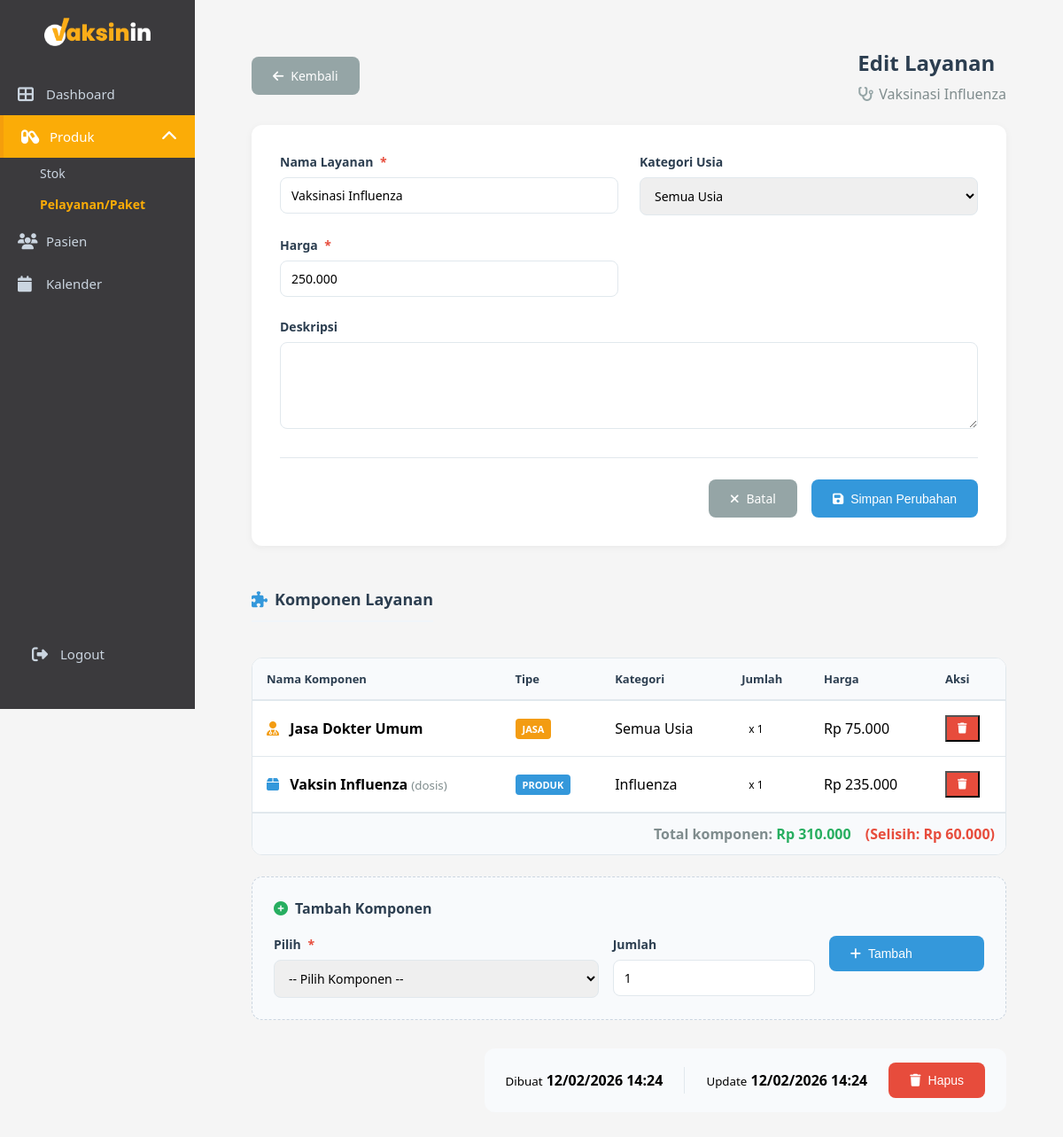
Before: /admin/edit_pelayanan.php?id=6&tipe=pelayanan with the older database file.
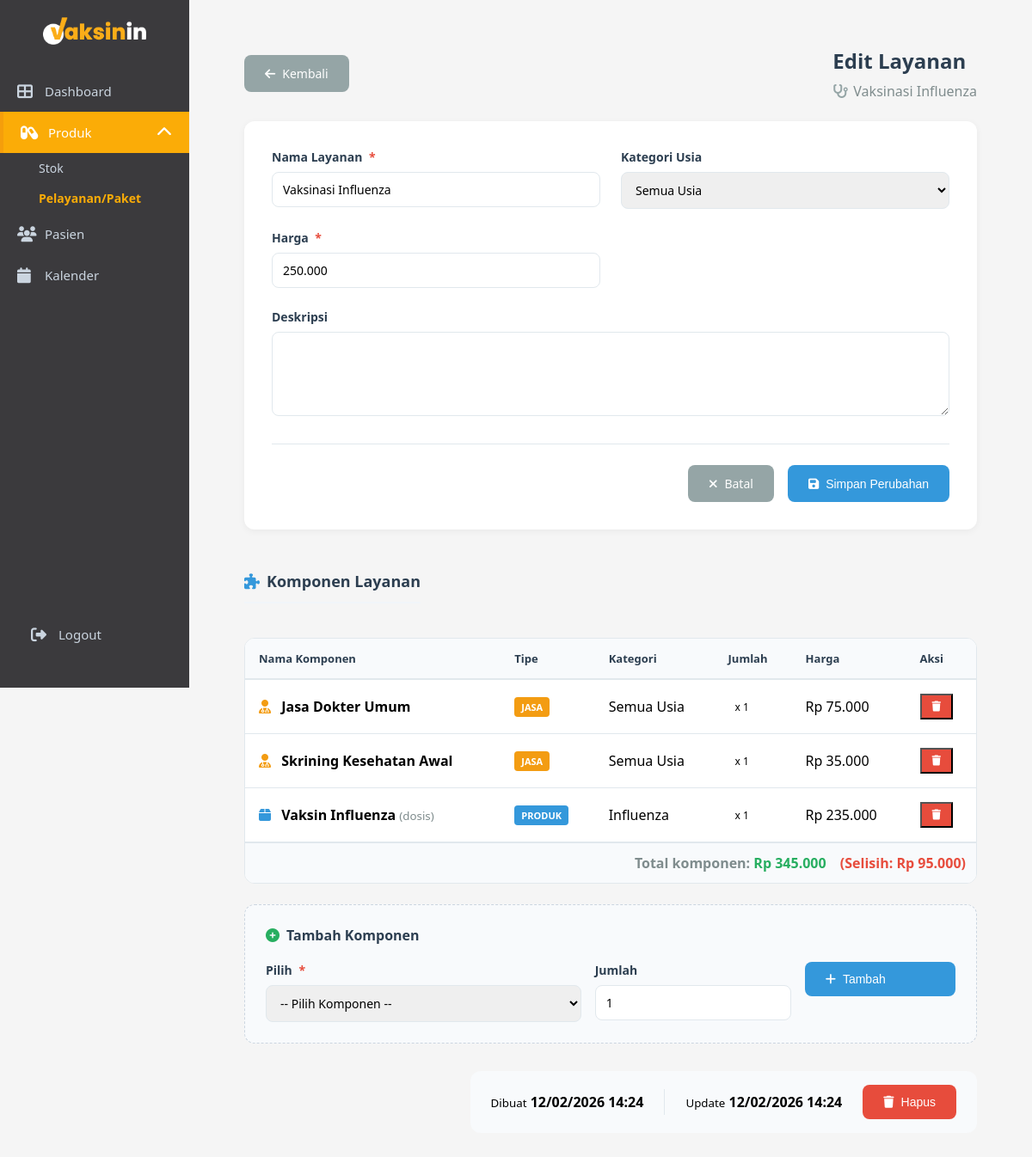
After: the same page with the newer database file.
### tables this page shows
CREATE TABLE `service_jasa_components` (
  `id` int NOT NULL,
  `service_id` int NOT NULL,
  `jasa_id` int NOT NULL,
  `quantity` int DEFAULT '1',
  `created_at` timestamp NULL DEFAULT CURRENT_TIMESTAMP,
  `updated_at` timestamp NULL DEFAULT NULL
);

CREATE TABLE `services` (
  `id` int NOT NULL,
  `kode_layanan` varchar(50) DEFAULT NULL,
  `nama_layanan` varchar(255) NOT NULL,
  `kategori_usia` enum('Anak','Dewasa','Semua Usia') DEFAULT 'Semua Usia',
  `tipe` enum('pelayanan','paket','jasa') NOT NULL,
  `deskripsi` text,
  `harga` int DEFAULT '0',
  `kode_paket` varchar(50) DEFAULT NULL,
  `created_at` timestamp NULL DEFAULT CURRENT_TIMESTAMP,
  `updated_at` timestamp NULL DEFAULT CURRENT_TIMESTAMP ON UPDATE CURRENT_TIMESTAMP
);

CREATE TABLE `service_product_components` (
  `id` int NOT NULL,
  `service_id` int NOT NULL,
  `product_id` int NOT NULL,
  `quantity` int DEFAULT '1',
  `created_at` timestamp NULL DEFAULT CURRENT_TIMESTAMP,
  `updated_at` timestamp NULL DEFAULT NULL
);

CREATE TABLE `products` (
  `id` int NOT NULL,
  `kode_produk` varchar(50) DEFAULT NULL,
  `nama_produk` varchar(255) NOT NULL,
  `kategori` varchar(100) DEFAULT NULL,
  `jenis` varchar(50) DEFAULT NULL,
  `deskripsi` text,
  `satuan` varchar(20) DEFAULT 'dosis',
  `harga` int DEFAULT '0',
  `minimal_stok` int DEFAULT '10',
  `created_at` timestamp NULL DEFAULT CURRENT_TIMESTAMP,
  `updated_at` timestamp NULL DEFAULT CURRENT_TIMESTAMP ON UPDATE CURRENT_TIMESTAMP
);

### admin/edit_pelayanan.php (the view, shortened to what the changed rows need)
<?php
include "../config.php";
$id = $_GET['id'];
$sql = "SELECT * FROM services WHERE id = ?";
$stmt = $conn->prepare($sql);
$stmt->bind_param('i', $id);
$stmt->execute();
$service = $stmt->get_result()->fetch_assoc();
$produk_components = [];
$jasa_components = [];
if ($service['tipe'] === 'pelayanan') {
    $comp_products_sql = "
        SELECT spc.*,
               p.nama_produk as nama_komponen,
               p.kategori as kategori_komponen,
               'produk' as tipe_komponen,
               p.harga as harga_komponen,
               p.satuan
        FROM service_product_components spc
        JOIN products p ON p.id = spc.product_id
        WHERE spc.service_id = ?
        ORDER BY p.nama_produk
    ";
    $comp_products_stmt = $conn->prepare($comp_products_sql);
    if ($comp_products_stmt) {
        $comp_products_stmt->bind_param("i", $service['id']);
        $comp_products_stmt->execute();
        $produk_result = $comp_products_stmt->get_result();
        while ($row = $produk_result->fetch_assoc()) {
            $row['tipe'] = 'produk';
            $row['icon'] = 'fa-box';
            $row['color'] = '#3498db';
            $row['badge'] = 'badge-produk';
            $row['badge_text'] = 'PRODUK';
            $produk_components[] = $row;
        }
    }
    $comp_jasa_sql = "
        SELECT sjc.*,
               s.nama_layanan as nama_komponen,
               s.kategori_usia as kategori_komponen,
               'jasa' as tipe_komponen,
               s.harga as harga_komponen
        FROM service_jasa_components sjc
        JOIN services s ON s.id = sjc.jasa_id
        WHERE sjc.service_id = ?
        ORDER BY s.nama_layanan
    ";
    $comp_jasa_stmt = $conn->prepare($comp_jasa_sql);
    if ($comp_jasa_stmt) {
        $comp_jasa_stmt->bind_param("i", $service['id']);
        $comp_jasa_stmt->execute();
        $jasa_result = $comp_jasa_stmt->get_result();
        while ($row = $jasa_result->fetch_assoc()) {
            $row['tipe'] = 'jasa';
            $row['icon'] = 'fa-user-md';
            $row['color'] = '#f39c12';
            $row['badge'] = 'badge-jasa';
            $row['badge_text'] = 'JASA';
            $jasa_components[] = $row;
        }
    }
    $all_components = array_merge($jasa_components, $produk_components);
}
?>
<!DOCTYPE html>
<html lang="id">
<head>
    <link rel="stylesheet" href="css/admin.css">
    <link rel="stylesheet" href="css/sidebar-toggle.css">
    <link rel="stylesheet" href="css/product-form.css">
    <link rel="stylesheet" href="css/edit_pelayanan.css">
    <link rel="stylesheet" href="https://cdnjs.cloudflare.com/ajax/libs/font-awesome/6.4.0/css/all.min.css">
</head>
<body>
    <div class="main-content">
        <div class="product-container">
            <div class="product-header-wrapper">
                <div class="product-title-section">
                    <h1>Edit <?= $service['tipe'] == 'pelayanan' ? 'Layanan' : 'Paket' ?></h1>
                    <p class="product-subtitle">
                        <i class="fas fa-<?= $service['tipe'] == 'pelayanan' ? 'stethoscope' : 'cubes' ?>"></i>
                        <?= htmlspecialchars($service['nama_layanan']) ?>
                    </p>
                </div>
            </div>
            <div class="product-form">
                <form method="POST">
                    <div class="form-grid">
                        <div class="form-group">
                            <label>Nama <?= $service['tipe'] == 'pelayanan' ? 'Layanan' : 'Paket' ?> <span class="required">*</span></label>
                            <input type="text" name="nama_layanan" required value="<?= htmlspecialchars($service['nama_layanan']) ?>">
                        </div>
                        <div class="form-group">
                            <label>Kategori Usia</label>
                            <select name="kategori_usia" class="form-control">
                                <option value="Semua Usia" <?= $service['kategori_usia'] == 'Semua Usia' ? 'selected' : '' ?>>Semua Usia</option>
                            </select>
                        </div>
                        <div class="form-group">
                            <label>Harga <span class="required">*</span></label>
                            <input type="text" name="harga" id="harga" value="<?= number_format($service['harga'] ?? 0, 0, ',', '.') ?>" onkeyup="formatRupiah(this)">
                        </div>
                    </div>
                </form>
            </div>
            <div class="batch-management">
                <div class="batch-header">
                    <h2 class="section-title">
                        <i class="fas fa-<?= $service['tipe'] == 'pelayanan' ? 'puzzle-piece' : 'layer-group' ?>"></i>
                        <?= $service['tipe'] == 'pelayanan' ? 'Komponen Layanan' : 'Item Paket' ?>
                    </h2>
                </div>
                <?php if ($service['tipe'] === 'pelayanan'): ?>
                    <?php if (!empty($all_components)): ?>
                        <div class="batch-table-container">
                            <table class="batch-table">
                                <thead>
                                    <tr>
                                        <th>Nama Komponen</th>
                                        <th>Tipe</th>
                                        <th>Kategori</th>
                                        <th>Jumlah</th>
                                        <th>Harga</th>
                                        <th>Aksi</th>
                                    </tr>
                                </thead>
                                <tbody>
                                    <?php
                                    $total_komponen = 0;
                                    foreach ($all_components as $comp):
                                        $total_komponen += ($comp['harga_komponen'] ?? 0) * $comp['quantity'];
                                    ?>
                                    <tr>
                                        <td>
                                            <i class="fas <?= $comp['icon'] ?>" style="color: <?= $comp['color'] ?>; margin-right: 8px;"></i>
                                            <strong><?= htmlspecialchars($comp['nama_komponen']) ?></strong>
                                            <?php if (!empty($comp['satuan'])): ?>
                                                <small style="color: #7f8c8d;">(<?= $comp['satuan'] ?>)</small>
                                            <?php endif; ?>
                                        </td>
                                        <td>
                                            <span class="badge <?= $comp['badge'] ?>"><?= $comp['badge_text'] ?></span>
                                        </td>
                                        <td><?= htmlspecialchars($comp['kategori_komponen'] ?? '-') ?></td>
                                        <td><span class="stock-badge">x <?= $comp['quantity'] ?></span></td>
                                        <td class="price">Rp <?= number_format(($comp['harga_komponen'] ?? 0) * $comp['quantity'], 0, ',', '.') ?></td>
                                        <td>
                                            <form method="POST" onsubmit="return confirm('Hapus komponen ini?')">
                                                <button type="submit" class="btn-small btn-delete-batch"><i class="fas fa-trash"></i></button>
                                            </form>
                                        </td>
                                    </tr>
                                    <?php endforeach; ?>
                                </tbody>
                                <tfoot>
                                    <tr>
                                        <td colspan="6" style="text-align:right; padding:12px;">
                                            <span style="color:#7f8c8d;">Total komponen: </span>
                                            <span style="font-weight:600; color:#27ae60;">Rp <?= number_format($total_komponen, 0, ',', '.') ?></span>
                                            <?php if ($total_komponen > $service['harga']): ?>
                                                <span style="color:#e74c3c; margin-left:12px;">
                                                    (Selisih: Rp <?= number_format($total_komponen - $service['harga'], 0, ',', '.') ?>)
                                                </span>
                                            <?php endif; ?>
                                        </td>
                                    </tr>
                                </tfoot>
                            </table>
                        </div>
                    <?php endif; ?>
                <?php endif; ?>
            </div>
            <div style="margin-top:32px; display:flex; justify-content:flex-end;">
                <div style="background:#f8fafc; padding:16px 24px; border-radius:12px; display:flex; gap:24px; align-items:center;">
                    <div>
                        <small>Dibuat</small>
                        <strong><?= date('d/m/Y H:i', strtotime($service['created_at'])) ?></strong>
                    </div>
                    <div>
                        <small>Update</small>
                        <strong><?= $service['updated_at'] ? date('d/m/Y H:i', strtotime($service['updated_at'])) : '-' ?></strong>
                    </div>
                </div>
            </div>
        </div>
    </div>
</body>
</html>

Changed rows visible on the page:
computed for services "Vaksinasi Influenza": $total_komponen-$service['harga'] "60.000" → "95.000"
added service_jasa_components: jasa.nama_layanan "Skrining Kesehatan Awal", badge_text "JASA", jasa.kategori_usia "Semua Usia", quantity "1", ($comp['harga_komponen'] ?? 0) * $comp['quantity'] "35.000"
Other visible differences:
$total_komponen: "310.000" → "345.000"
